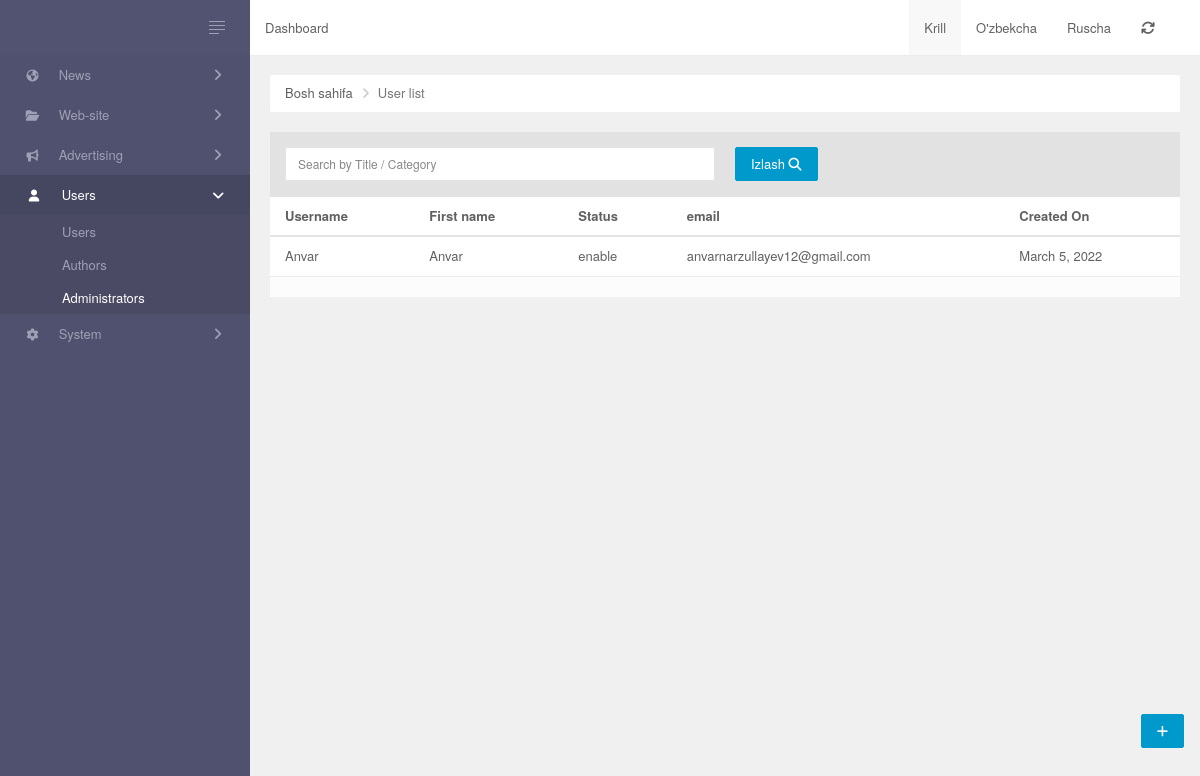
The page /user/ on the database as committed earlier.
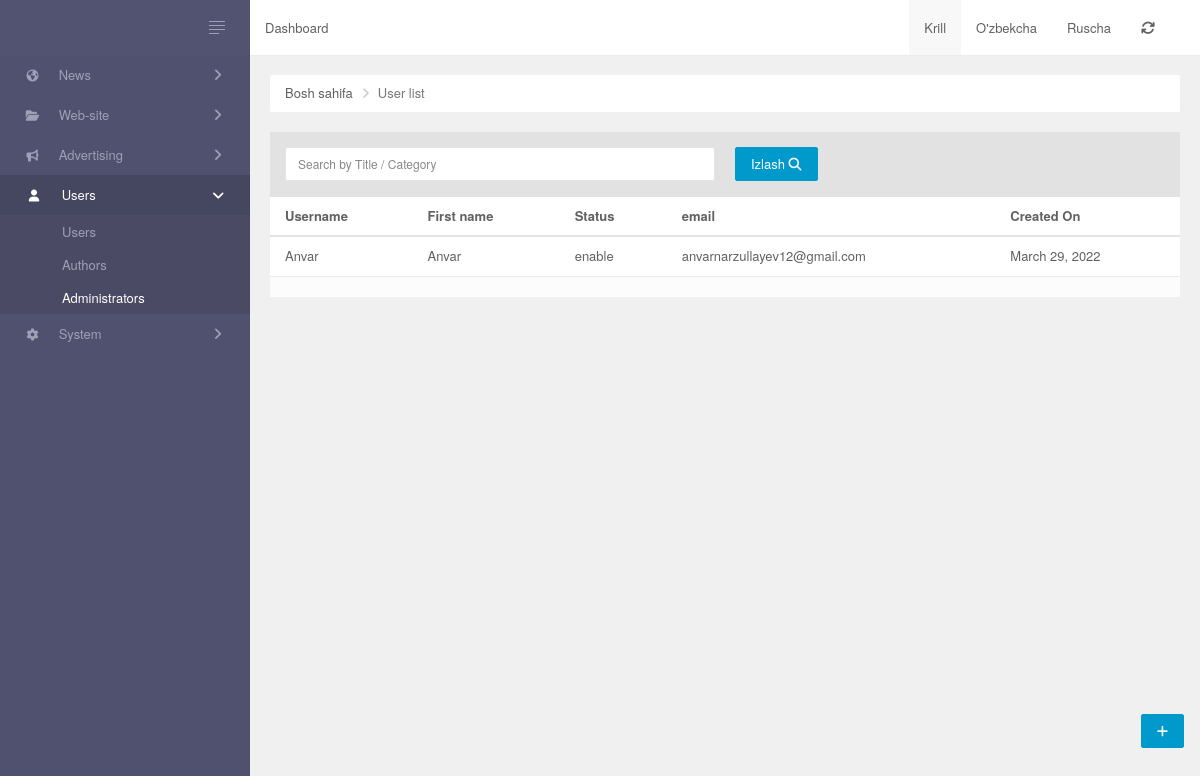
The same page on the database as committed later.
### Admin/models/postAuthor.py (models this page shows, shortened)
class MyUser(AbstractUser):
    bio = models.CharField(max_length = 200, blank = True)
    location = models.CharField(max_length=30, blank=True)
    birth_date = models.DateTimeField(null = True, blank = True)
    img = models.ImageField(upload_to='users/', blank = True, null = True)
    facebook_link = models.URLField(max_length=200, blank=True, null=True)
    instagram_link = models.URLField(max_length=200, blank=True, null=True)
    youtube_link = models.URLField(max_length=200, blank=True, null=True)
    telegram_link = models.URLField(max_length=200, blank=True, null=True)
    gitHub_link = models.URLField(max_length=200, blank=True, null=True)
    STATUS = Choices('enable', 'disabled')
    status = StatusField()

### Admin/views.py (the view)
# urls.py: path('user/',UserList,name='user_list'),
def UserList(request):
    admin = MyUser.objects.all()
    return render(request,'userlist.html',{'admin':admin})

### Admin/templates/userlist.html (shortened to what this page needs)
{% extends 'base.html' %}
{% load static %}
{% load widget_tweaks %}
{% block content %}
        <div class="main-panel">
            {% include 'inc/header.html' %}
            <div class="main-content">
                <ul class="breadcrumb ">
                    <li><a href="/">Bosh sahifa</a></li>
                    <li class="active">User list</li>
                </ul>
                <div class="button-panel">
                    <a class="btn btn-fab btn-raised btn-primary" href="#" title="Create news Post"><i class="fa fa-plus"></i></a>
                </div>
                <div id="post-grid" data-pjax-container="">
                    <div class="panel panel-default data-grid">
                        <div class="panel-heading">
                            <div class="row" id="data-grid-filters">
                                <form id="w0" action="{% url 'sort_category' %}" method="post">
                                    <div class="col col-md-6">
                                        <div class="form-group field-post-search">
                                            <input type="text" id="post-search" class="form-control" name="query" placeholder="Search by Title / Category">
                                        </div>
                                    </div>
                                    <div class="col col-md-6">
                                        <button class="btn btn-primary" type="submit">Izlash <i class="fa fa-search"></i></button>
                                    </div>
                                </form>
                            </div>
                        </div>
                        <div id="data-grid" class="table-responsive scroll">
                            <table class="table table-striped table-hover">
                                <thead>
                                    <tr>
                                        <th><a href="/post/index?sort=type" data-sort="type">Username</a></th>
                                        <th><a href="/post/index?sort=title" data-sort="title">First name</a></th>
                                        <th><a href="/post/index?sort=views" data-sort="views">Status</a></th>
                                        <th><a href="/post/index?sort=views" data-sort="views">email</a></th>
                                        <th><a href="#">Created On</a></th>
                                    </tr>
                                </thead>
                                <tbody>
                                    {% for i in admin %}
                                    <tr class="" data-key="620ddae1f2750876ef694475">
                                        <td><a href="#" data-pjax="0">{{i.username}}</a></td>
                                        <td><a href="#" data-pjax="0">{{i.first_name}}</a></td>
                                        <td>{{i.status}}</td>
                                        <td><a href="">{{i.email}}</a></th>
                                        <td>{{i.last_login|date}}</td>
                                    </tr>
                                    {% endfor %}
                                </tbody>
                            </table>
                            <div class='panel-footer'>
                            </div>
                        </div>
                    </div>
                </div>
            </div>
        </div>
{% endblock %}

Rows that differ between the two databases and show on the page:
changed MyUser "Anvar": last_login "March 5, 2022" → "March 29, 2022"
